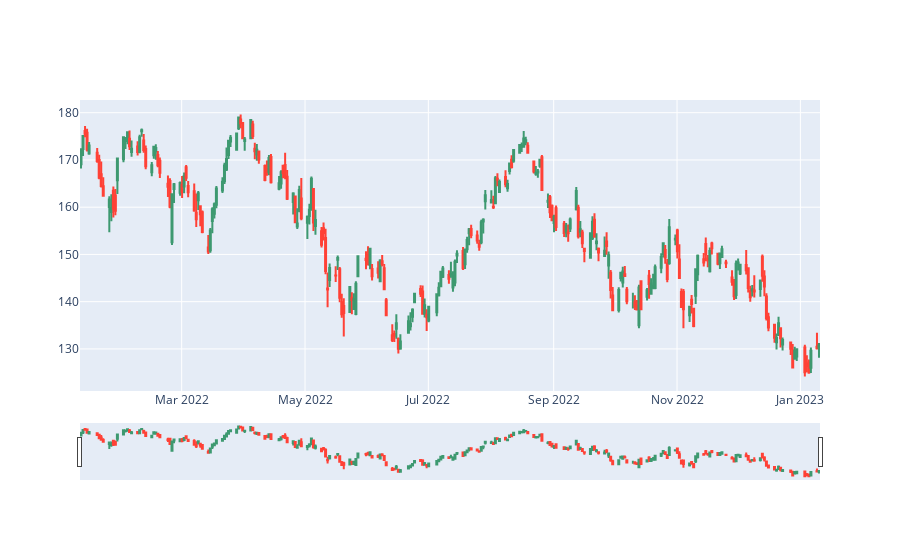

This figure's notebook cell:
### Code cell
ticker = "AAPL"

# List Aggregates (Bars)
bars = client.get_aggs(ticker=ticker, multiplier=1, timespan="day", from_="2022-01-09", to="2023-01-10")
df = pd.DataFrame(bars)
df['date'] = pd.to_datetime(df['timestamp'], unit='ms')
df['change'] = df['close'] - df['open']
# df

fig = go.Figure(data=[go.Candlestick(x=df['date'],
                open=df['open'],
                high=df['high'],
                low=df['low'],
                close=df['close'])])

fig.show()

df

### Figure 1 — Plotly figure (JSON) as saved in the notebook; plotly's stock layout.template omitted (floating-point values rounded to 4 significant figures; data arrays with more than 128 entries replaced by an {"elided": "..."} marker saying what was removed)
{"data": [{"close": {"elided": "252 float values"}, "high": {"elided": "252 float values"}, "low": {"elided": "252 float values"}, "open": {"elided": "252 float values"}, "type": "candlestick", "x": {"elided": "252 str values"}}], "layout": {}}
